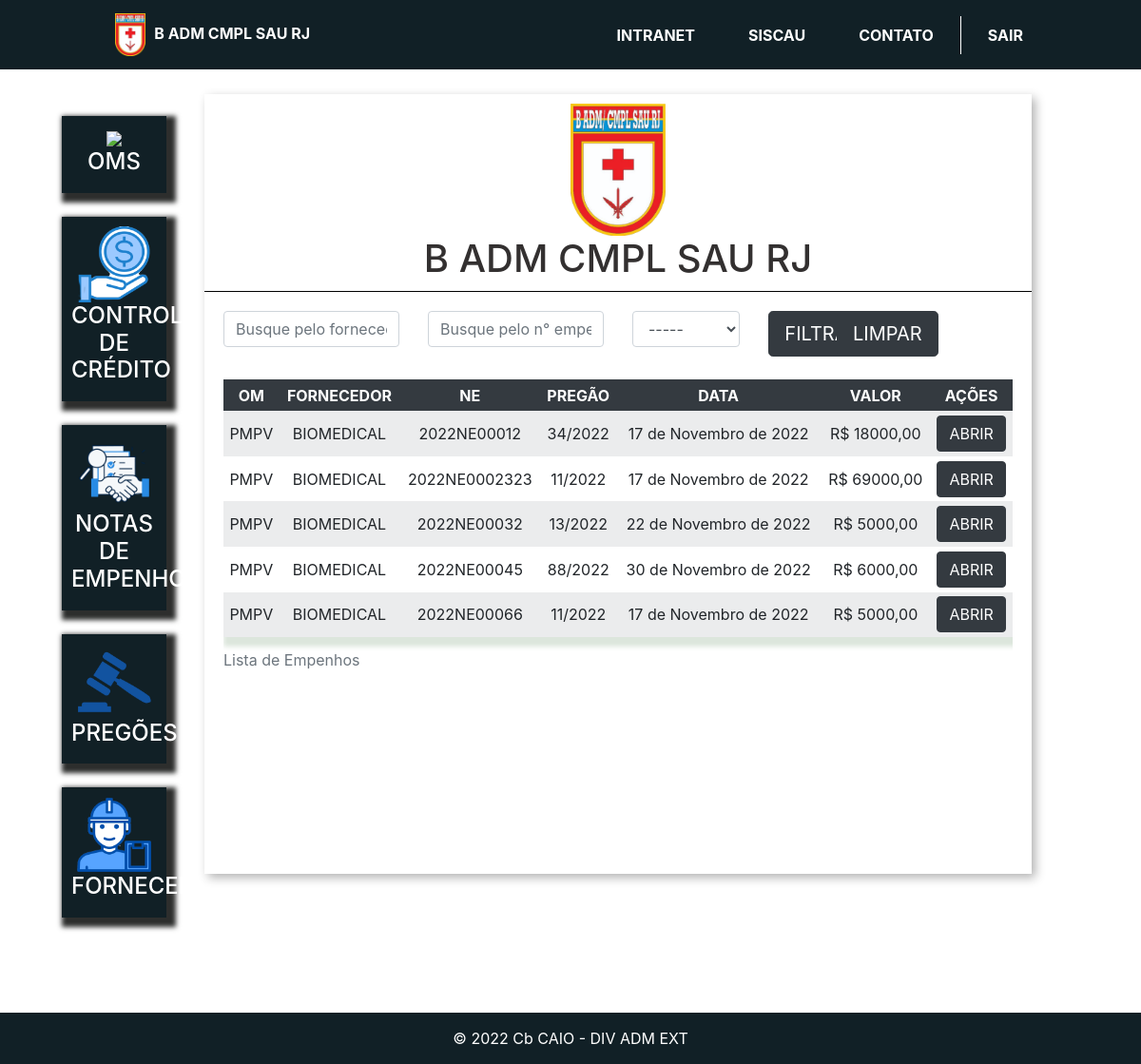
The page /listar_empenhos/ (signed in) on the database as committed earlier.
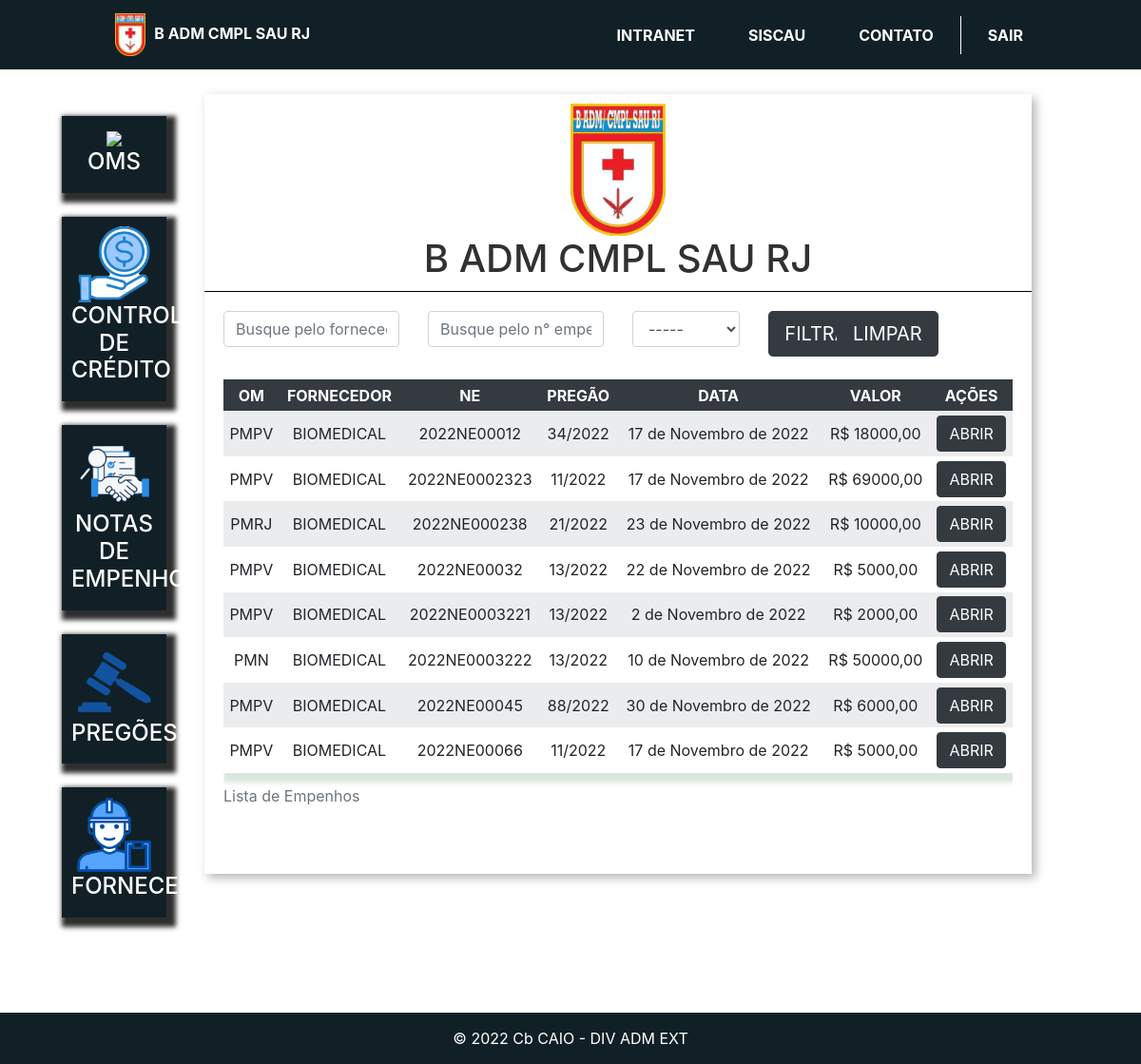
The same page on the database as committed later.
### plataforma/models.py (models this page shows, shortened)
class Empenho(models.Model):
    om = models.ForeignKey(Om, on_delete=models.CASCADE)
    fornecedor = models.ForeignKey(Fornecedor, on_delete=models.DO_NOTHING)
    pregao = models.ForeignKey(Pregao, on_delete=models.DO_NOTHING)
    plano_interno = models.ForeignKey(PlanoInterno, on_delete=models.DO_NOTHING, null=True, blank=True)
    nota_credito = models.ForeignKey(NotaCredito, on_delete=models.DO_NOTHING)
    data = models.DateField()
    numero = models.CharField(max_length=4)
    pdf = models.FileField(upload_to="pdf")
    valor = models.FloatField(null=True, blank=True)

class Om(models.Model):
    LISTA_OMS = (
        ('PMPV', 'PMPV'),
        ('PMRJ', 'PMRJ'),
        ('PMN', 'PMN'),
        ('IBEX', 'IBEX'),
        ('HCE', 'HCE'),
        ('OCEX', 'OCEX'),
        ('HMR', 'HMR'),
        ('HGERJ', 'HGERJ'),
        ('PM Gu VV', 'PM Gu VV'),
        ('LQFEX', 'LQFEX'),
        )
    sigla = models.CharField(max_length=10, choices=LISTA_OMS)
    foto = models.ImageField(upload_to="imagens")
    email = models.EmailField(null=True)
    telefone = models.IntegerField(null=True)
    ch_almox = models.CharField(max_length=10, null=True, blank=True)
    tel_ch_almox = models.CharField(max_length=15, null=True, blank=True)
    adj_almox = models.CharField(max_length=10, null=True, blank=True)
    tel_adj_almox = models.CharField(max_length=15, null=True, blank=True)
    def __str__(self):
        return self.sigla

class Fornecedor(models.Model):
    nome = models.CharField(max_length=30)
    cnpj = models.CharField(max_length=14)
    telefone = models.CharField(max_length=15)
    email = models.EmailField()
    def __str__(self):
        return self.nome

class Pregao(models.Model):
    SITUACAO_CHICES = (
    ('HOMOLOGADO','HOMOLOGADO'),
    ('CJU','CJU'),
    )
    saldo_homologado = models.FloatField()
    pregao = models.CharField(max_length=7, null=False, blank=False)
    situacao = models.CharField(max_length=20, choices=SITUACAO_CHICES)
    descrição = models.CharField(max_length=200, null=False, blank=False)
    oms_favorecidas = models.ManyToManyField(Om)
    termo_homolocao = models.URLField()
    catalago = models.FileField(upload_to='catalago', null=True, blank=True)
    def __str__(self):
        return self.pregao

### plataforma/views.py (the view)
# urls.py: path('listar_empenhos/', views.listar_empenhos, name='listar_empenhos'),
@login_required(login_url='/auth/logar/')
def listar_empenhos(request):
    fornecedor = request.GET.get('fornecedor')
    numero_empenho = request.GET.get('numero_empenho')
    om_filtrar = request.GET.get('om_select')
    om_list = Om.objects.all()
    empenhos = Empenho.objects.all().order_by('numero')
    fornecedores_list = Fornecedor.objects.all()
    try:
        print(fornecedor)
        if fornecedor:
            empenhos = empenhos.filter(fornecedor=fornecedor).order_by('numero')
        if numero_empenho:
            empenhos = empenhos.filter(numero=numero_empenho).order_by('numero')
        if om_filtrar:
            empenhos = empenhos.filter(om=om_filtrar).order_by('numero')
        return render(request, 'listar_empenhos.html',{'empenhos': empenhos, 'om_list': om_list, 'fornecedores_list': fornecedores_list})
    except:
        return render(request, 'listar_empenhos.html',{'empenhos': empenhos,'om_list': om_list, 'fornecedores_list': fornecedores_list})

### plataforma/templates/listar_empenhos.html (shortened to what this page needs)
{% extends 'base_plataforma.html' %}
{% load static %}
{% block 'plataforma' %}
<div class="wrapper">
    <div class="box">
            <div class="header-box-om">
                <div class="alinhado_ne">
                    <div>
                        <img src="{% static 'plataforma/img/base.png'%} " width='100'>
                    </div>
                        <h1 class="titulo">B ADM CMPL SAU RJ</h1>
                </div>
            </div>
            <div class="borda-box"></div>
            <div class="body-box">
                <form>
                    <div class="row" action="{% url 'listar_empenhos' %}" method="GET">
                            <div class="col-md-3">
                                <input type="text" placeholder="Busque pelo fornecedor" class="form-control" name="fornecedor">
                            </div>
                            <div class="col-md-3">
                                <input type="text" placeholder="Busque pelo n° empenho" class="form-control" name="numero_empenho">
                            </div>
                            <div class="col-md-2">
                                <select class="form-control" name="om_select">
                                    <option value="" selected="">-----</option>
                                </select>
                            </div>
                        <div class="col-md-1">
                            <input type="submit" value="FILTRAR" class="btn btn-lg btn-dark">
                        </div>
                        <div class="col-md-3">
                            <a href="{% url 'listar_empenhos'%}">
                                <button type="button" class="btn btn-lg btn-dark ">
                                LIMPAR
                                </button>
                                </a>
                        </div>
                    </div>
                    </form>
                <br>
                <div class='scroll1'>
                    <table class="tabela table-striped table-hover table-sm" cellpadding="20">
                        <caption>Lista de Empenhos</caption>
                        <thead class='table-dark'>
                        <tr>
                            <th>OM</th>
                            <th>FORNECEDOR</th>
                            <th>NE</th>
                            <th>PREGÃO</th>
                            <th>DATA</th>
                            <th>VALOR</th>
                            <th>AÇÕES</th>
                        </tr>
                        </thead>
                        <tbody class='bg-light'>
                            {% for i in empenhos %}
                            <tr class="tabela-linha" >
                                <td>{{i.om }}</td>
                                <td>{{i.fornecedor }}</td>
                                <td>2022NE000{{i.numero}}</td>
                                <td>{{i.pregao}}</td>
                                <td>{{i.data}}</td>
                                <td>
                                    {% if i.valor%}
                                    R$ {{i.valor}}0
                                    {% else %}
                                    -------
                                    {% endif %}</td>
                                <td>
                                    <a class="btn btn-dark" href="{{ i.pdf.url }}" target="_blank" rel="noopener noreferrer">ABRIR</a>
                                </td>
                            </tr>
                            {% empty %}
                            <td> SEM EMPENHOS</td>
                            {% endfor %}
                        </tbody>
                    </table>
                    </div>
            </div>
    </div>
</div>
{% endblock%}

Rows that differ between the two databases and show on the page:
added Empenho: om "PMRJ", fornecedor "BIOMEDICAL", numero "238", pregao "21/2022", data "23 de Novembro de 2022", valor "10000,0"
added Empenho: om "PMPV", fornecedor "BIOMEDICAL", numero "3221", pregao "13/2022", data "2 de Novembro de 2022", valor "2000,0"
added Empenho: om "PMN", fornecedor "BIOMEDICAL", numero "3222", pregao "13/2022", data "10 de Novembro de 2022", valor "50000,0"
